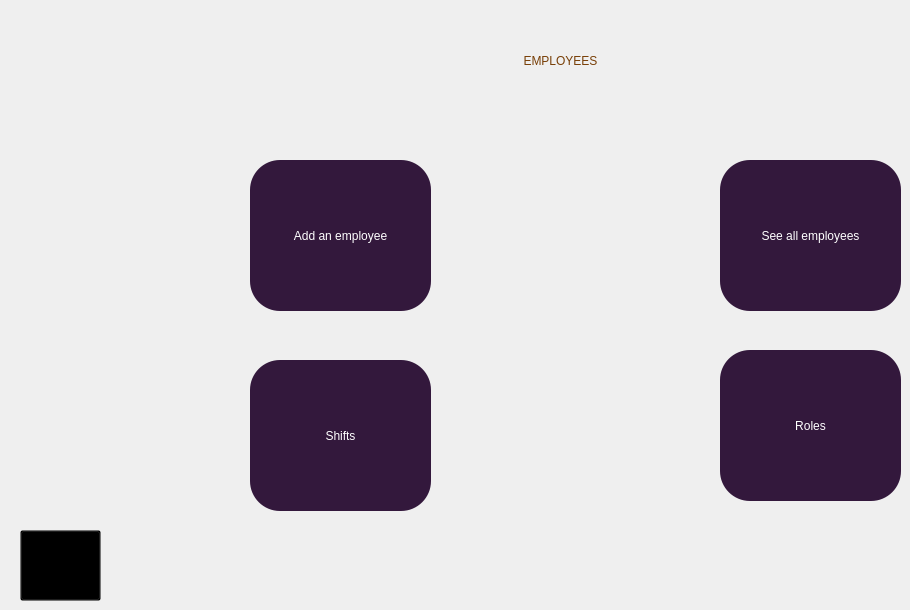
    <widget class="QWidget" name="employee1">
     <widget class="QLabel" name="label_11">
      <property name="geometry">
       <rect>
        <x>330</x>
        <y>0</y>
        <width>461</width>
        <height>121</height>
       </rect>
      </property>
      <property name="styleSheet">
       <string notr="true">color: rgb(120, 63, 7);
font: 40pt &quot;Lemon&quot;;
background-color: rgb(0, 0, 0,0%);</string>
      </property>
      <property name="text">
       <string>EMPLOYEES</string>
      </property>
      <property name="scaledContents">
       <bool>true</bool>
      </property>
      <property name="alignment">
       <set>Qt::AlignCenter</set>
      </property>
     </widget>
     <widget class="QLabel" name="label_12">
      <property name="geometry">
       <rect>
        <x>0</x>
        <y>10</y>
        <width>151</width>
        <height>91</height>
       </rect>
      </property>
      <property name="styleSheet">
       <string notr="true">image: url(:/img/img/logo.png);
background-color: rgb(0, 0, 0, 0%);</string>
      </property>
      <property name="text">
       <string/>
      </property>
     </widget>
     <widget class="QToolButton" name="back_5">
      <property name="geometry">
       <rect>
        <x>20</x>
        <y>530</y>
        <width>81</width>
        <height>71</height>
       </rect>
      </property>
      <property name="styleSheet">
       <string notr="true">background-color: rgb(0, 0, 0, 0%);</string>
      </property>
      <property name="text">
       <string>...</string>
      </property>
      <property name="icon">
       <iconset resource="assets.qrc">
        <normaloff>:/img/img/icons8-back-80.png</normaloff>:/img/img/icons8-back-80.png</iconset>
      </property>
      <property name="iconSize">
       <size>
        <width>60</width>
        <height>60</height>
       </size>
      </property>
     </widget>
     <widget class="QToolButton" name="toolButton_3">
      <property name="geometry">
       <rect>
        <x>720</x>
        <y>160</y>
        <width>181</width>
        <height>151</height>
       </rect>
      </property>
      <property name="cursor">
       <cursorShape>PointingHandCursor</cursorShape>
      </property>
      <property name="styleSheet">
       <string notr="true">#toolButton_3
{
background-color: rgb(51, 24, 60);
color: rgb(255, 255, 255);
font: 10pt &quot;Segoe Print&quot;;
border-radius: 30px;
}
#toolButton_3:hover
{
background-color: rgb(74, 35, 88);
}
#toolButton_3:pressed
{
background-color: rgb(98, 47, 117);
}</string>
      </property>
      <property name="text">
       <string>See all employees</string>
      </property>
      <property name="icon">
       <iconset>
        <normaloff>:/assets/assets/icons8-add-list-80.png</normaloff>:/assets/assets/icons8-add-list-80.png</iconset>
      </property>
      <property name="iconSize">
       <size>
        <width>60</width>
        <height>60</height>
       </size>
      </property>
      <property name="popupMode">
       <enum>QToolButton::DelayedPopup</enum>
      </property>
      <property name="toolButtonStyle">
       <enum>Qt::ToolButtonTextUnderIcon</enum>
      </property>
      <property name="autoRaise">
       <bool>false</bool>
      </property>
     </widget>
     <widget class="QToolButton" name="toolButton_4">
      <property name="geometry">
       <rect>
        <x>250</x>
        <y>160</y>
        <width>181</width>
        <height>151</height>
       </rect>
      </property>
      <property name="cursor">
       <cursorShape>PointingHandCursor</cursorShape>
      </property>
      <property name="styleSheet">
       <string notr="true">#toolButton_4
{
background-color: rgb(51, 24, 60);
color: rgb(255, 255, 255);
font: 10pt &quot;Segoe Print&quot;;
border-radius: 30px;
}
#toolButton_4:hover
{
background-color: rgb(74, 35, 88);
}
#toolButton_4:pressed
{
background-color: rgb(98, 47, 117);
}</string>
      </property>
      <property name="text">
       <string>Add an employee</string>
      </property>
      <property name="icon">
       <iconset>
        <normaloff>:/assets/assets/icons8-plus-80.png</normaloff>:/assets/assets/icons8-plus-80.png</iconset>
      </property>
      <property name="iconSize">
       <size>
        <width>60</width>
        <height>60</height>
       </size>
      </property>
      <property name="toolButtonStyle">
       <enum>Qt::ToolButtonTextUnderIcon</enum>
      </property>
     </widget>
     <widget class="QToolButton" name="toolButton_5">
      <property name="geometry">
       <rect>
        <x>250</x>
        <y>360</y>
        <width>181</width>
        <height>151</height>
       </rect>
      </property>
      <property name="cursor">
       <cursorShape>PointingHandCursor</cursorShape>
      </property>
      <property name="styleSheet">
       <string notr="true">#toolButton_5
{
background-color: rgb(51, 24, 60);
color: rgb(255, 255, 255);
font: 10pt &quot;Segoe Print&quot;;
border-radius: 30px;
}
#toolButton_5:hover
{
background-color: rgb(74, 35, 88);
}
#toolButton_5:pressed
{
background-color: rgb(98, 47, 117);
}</string>
      </property>
      <property name="text">
       <string>Shifts</string>
      </property>
      <property name="icon">
       <iconset>
        <normaloff>:/assets/assets/icons8-plus-80.png</normaloff>:/assets/assets/icons8-plus-80.png</iconset>
      </property>
      <property name="iconSize">
       <size>
        <width>60</width>
        <height>60</height>
       </size>
      </property>
      <property name="toolButtonStyle">
       <enum>Qt::ToolButtonTextUnderIcon</enum>
      </property>
     </widget>
     <widget class="QToolButton" name="toolButton_8">
      <property name="geometry">
       <rect>
        <x>720</x>
        <y>350</y>
        <width>181</width>
        <height>151</height>
       </rect>
      </property>
      <property name="cursor">
       <cursorShape>PointingHandCursor</cursorShape>
      </property>
      <property name="styleSheet">
       <string notr="true">#toolButton_8
{
background-color: rgb(51, 24, 60);
color: rgb(255, 255, 255);
font: 10pt &quot;Segoe Print&quot;;
border-radius: 30px;
}
#toolButton_8:hover
{
background-color: rgb(74, 35, 88);
}
#toolButton_8:pressed
{
background-color: rgb(98, 47, 117);
}</string>
      </property>
      <property name="text">
       <string>Roles</string>
      </property>
      <property name="icon">
       <iconset>
        <normaloff>:/assets/assets/icons8-plus-80.png</normaloff>:/assets/assets/icons8-plus-80.png</iconset>
      </property>
      <property name="iconSize">
       <size>
        <width>60</width>
        <height>60</height>
       </size>
      </property>
      <property name="toolButtonStyle">
       <enum>Qt::ToolButtonTextUnderIcon</enum>
      </property>
     </widget>
    </widget>
